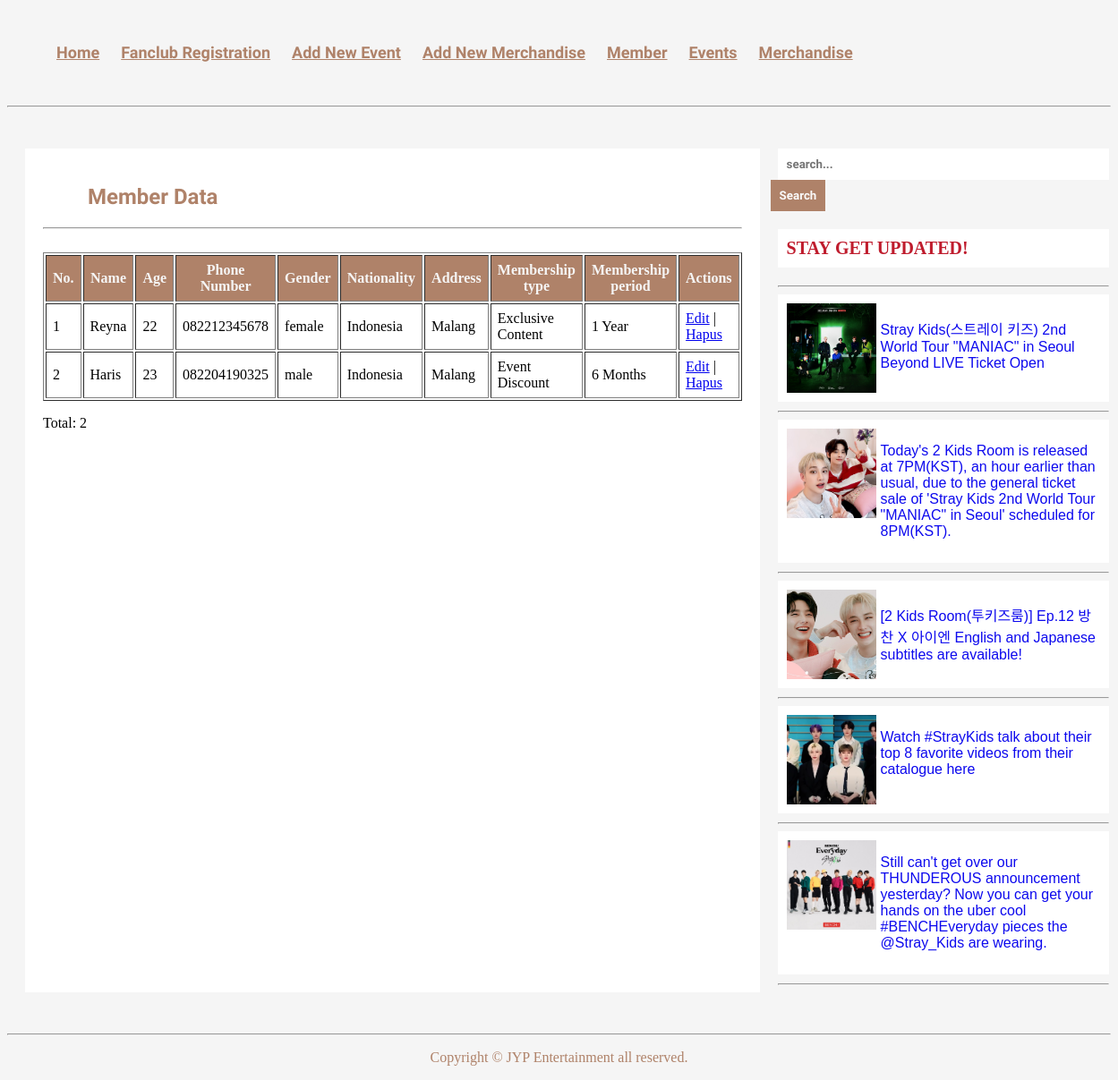
Screenshot of /list-member.php with the database file from the repository.
### tables this page shows
CREATE TABLE `calon_member` (
  `id` int(11) NOT NULL,
  `name` varchar(50) NOT NULL,
  `age` int(100) NOT NULL,
  `phone_number` varchar(15) NOT NULL,
  `gender` varchar(50) NOT NULL,
  `nationality` varchar(50) NOT NULL,
  `address` varchar(100) NOT NULL,
  `membership_type` varchar(50) NOT NULL,
  `membership_period` varchar(50) NOT NULL
);

### list-member.php (the view, shortened to what this page needs)
<?php include("config.php"); ?>
<!DOCTYPE html>
<html>
<head>
    <link rel="stylesheet" href="prosesstyle.css">
</head>
<body>
     <nav>
    <div>
      <ul>
        <li><a href="index.php">Home</a></li>
        <li><a href="form-daftar.php">Fanclub Registration</a></li>
        <li><a href="form-event.php">Add New Event</a></li>
        <li><a href="form-merch.php">Add New Merchandise</a></li>
        <li><a href="list-member.php">Member</a></li>
        <li><a href="list-event.php">Events</a></li>
        <li><a href="list-merch.php">Merchandise</a></li>
      </ul>
    </div>
  </nav>
  <hr>
    <br>
    <div class="home">
    <article class="article" style="background-color: white; padding: 20px;">
          <h1>Member Data</h1>
          <hr>
          <br>
    <table border="1" cellpadding="7">
    <thead>
        <tr>
            <th bgcolor="af8269" style="color:#f5f5f5;">No.</th>
      <th bgcolor="af8269" style="color:#f5f5f5;">Name</th>
      <th bgcolor="af8269" style="color:#f5f5f5;">Age</th>
      <th bgcolor="af8269" style="color:#f5f5f5;">Phone Number</th>
      <th bgcolor="af8269" style="color:#f5f5f5;">Gender</th>
      <th bgcolor="af8269" style="color:#f5f5f5;">Nationality</th>
      <th bgcolor="af8269" style="color:#f5f5f5;">Address</th>
      <th bgcolor="af8269" style="color:#f5f5f5;">Membership type</th>
      <th bgcolor="af8269" style="color:#f5f5f5;">Membership period</th>
      <th bgcolor="af8269" style="color:#f5f5f5;">Actions</th>
        </tr>
    </thead>
    <tbody>
        <?php
        $sql = "SELECT * FROM calon_member";
        $query = mysqli_query($db, $sql);
        while($member = mysqli_fetch_array($query)){
            echo "<tr>";
            echo "<td>".$member['id']."</td>";
            echo "<td>".$member['name']."</td>";
            echo "<td>".$member['age']."</td>";
            echo "<td>".$member['phone_number']."</td>";
            echo "<td>".$member['gender']."</td>";
            echo "<td>".$member['nationality']."</td>";
            echo "<td>".$member['address']."</td>";
            echo "<td>".$member['membership_type']."</td>";
            echo "<td>".$member['membership_period']."</td>";
            echo "<td>";
            echo "<a href='form-edit.php?id=".$member['id']."'>Edit</a> | ";
            echo "<a href='hapus.php?id=".$member['id']."'>Hapus</a>";
            echo "</td>";
            echo "</tr>";
        }
        ?>
    </tbody>
    </table>
    <p>Total: <?php echo mysqli_num_rows($query) ?></p>
</article>
    <div class="rightside">
          <form class="searchbar">
            <input class="search" type="text" placeholder="search..." required>
            <input class="button" type="button" value="Search">
          </form>
          <h3 class="list-title">STAY GET UPDATED!</h3>
          <hr>
          <div class="lists">
            <div class="list">
              <img src="img/list1.jpg" alt="photo 1" style="width: 100px; height: 100px;">
              <p>Stray Kids(스트레이 키즈) 2nd World Tour "MANIAC" in Seoul Beyond LIVE Ticket Open</p>
            </div>
            <hr>
            <div class="list">
              <img src="img/list2.jpg" alt="photo 2" style="width: 100px; height: 100px;">
              <p>Today's 2 Kids Room is released at 7PM(KST), an hour earlier than usual, due to the general ticket sale of 'Stray Kids 2nd World Tour "MANIAC" in Seoul' scheduled for 8PM(KST).</p>
            </div>
            <hr>
            <div class="list">
              <img src="img/list3.jpg" alt="photo 3" style="width: 100px; height: 100px;">
              <p>[2 Kids Room(투키즈룸)] Ep.12 방찬 X 아이엔 English and Japanese subtitles are available!</p>
            </div>
            <hr>
            <div class="list">
              <img src="img/list4.png" alt="photo 4" style="width: 100px; height: 100px;">
              <p>Watch #StrayKids talk about their top 8 favorite videos from their catalogue here</p>
            </div>
            <hr>
             <div class="list">
              <img src="img/list5.jpg" alt="photo 4" style="width: 100px; height: 100px;">
              <p>Still can't get over our THUNDEROUS announcement yesterday? Now you can get your hands on the uber cool #BENCHEveryday pieces the @Stray_Kids are wearing. </p>
            </div>
            <hr>
          </div>
      </div>
    </div>
  <br>
    <hr>
    <footer>
        <p>Copyright &copy; JYP Entertainment all reserved.</p>
    </footer>
    </body>
</html>

### prosesstyle.css (style rules this page uses)
nav { background: #f5f5f5; }
nav:after { content: ''; clear: both; display: table; }
nav ul { float: left; list-style: none; margin-left: 5px; position: relative; }
nav ul li { display: inline-block; background: #f5f5f5; }
nav ul li a { color: #af8269; font-family: 'Quicksand', sans-serif; font-weight: bold;line-height: 70px; font-size: 18px; padding: 10px; }
body { background-color: #f5f5f5; }
h1 { text-align: left; color: #af8269; font-family: 'Varela Round', sans-serif; padding-left: 50px; }
.article { background-color: white; padding: 20px; }
.searchbar { padding: 0px; }
.search { font-family: 'Quicksand', sans-serif; font-weight: bold; width: 350px; padding:10px; background: white; border:0px solid #dbdbdb; }
.button { font-family: 'Quicksand', sans-serif; font-weight: bold; position:relative; padding:8px; left:-8px; border:2px solid #af8269; background-color:#af8269; color:#fafafa; }
.list-title { font-size: 14px; }
.home { display: grid; grid-template-columns: 2fr 1fr; gap: 20px; padding: 20px; }
.list-title { background-color: white; color: #bf1c2d; font-size: 20px; padding: 10px; }
.list { background-color: white; font-family: sans-serif; color: #0d09ee; display: grid; grid-template-columns: 1fr 3fr; gap: 5px; margin-bottom: 10px; padding: 10px; }
.list img { width: 100px; height: 100px; }
footer { color: #af8269; text-align: center; }

### rows the page displays
calon_member: id "1", name "Reyna", age "22", phone_number "082212345678", gender "female", nationality "Indonesia", address "Malang", membership_type "Exclusive Content", membership_period "1 Year"
calon_member: id "2", name "Haris", age "23", phone_number "082204190325", gender "male", nationality "Indonesia", address "Malang", membership_type "Event Discount", membership_period "6 Months"

### other values shown
mysqli_num_rows($query) "2"
